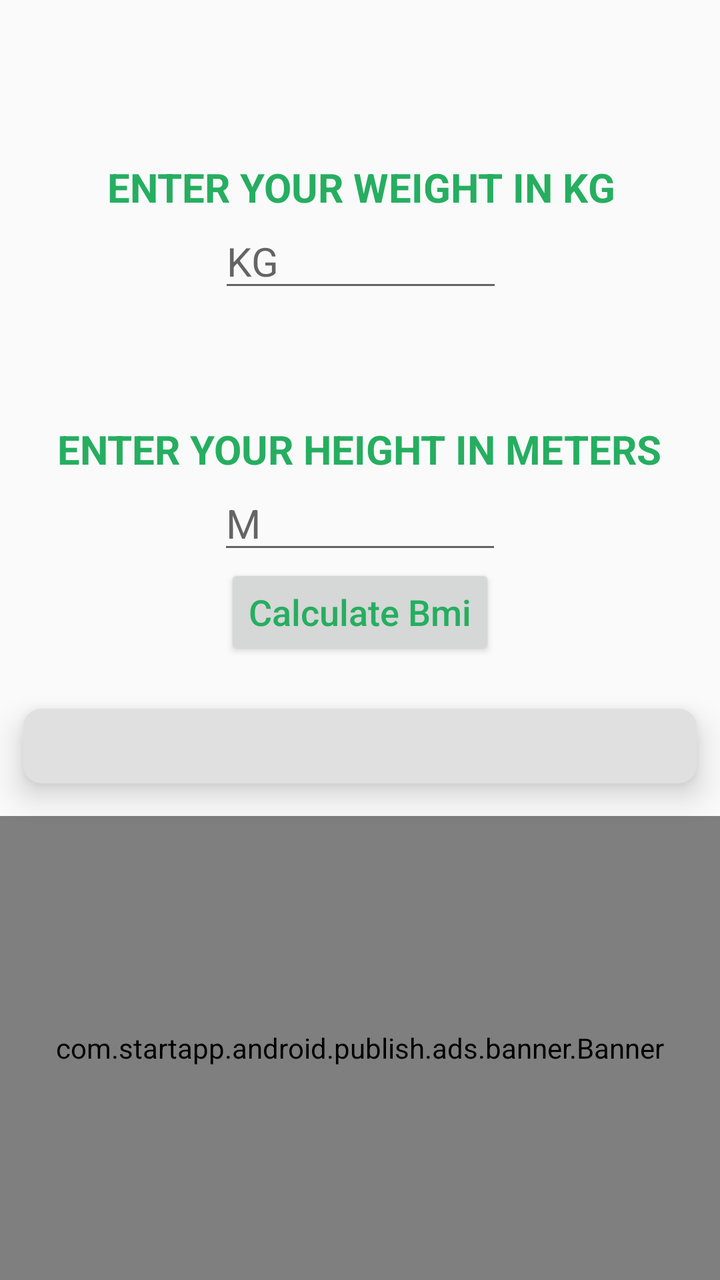
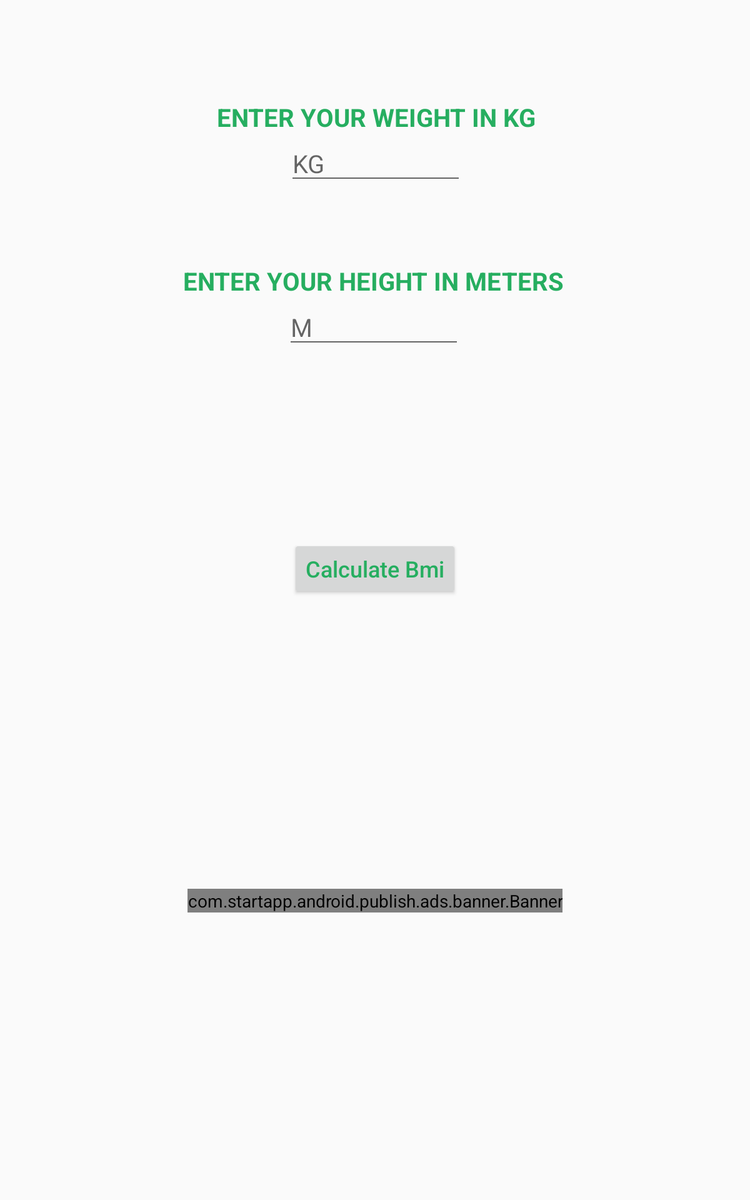

Two renders of one Android screen. The first uses the default layout on a phone; the second uses the alternative layout the repository ships for a different screen configuration, on a matching device. The two XML files are below.
<!-- AndroidManifest.xml: application theme AppTheme -->
<!-- res/layout/fragment_first.xml -->
<?xml version="1.0" encoding="utf-8"?>
<androidx.constraintlayout.widget.ConstraintLayout  xmlns:android="http://schemas.android.com/apk/res/android"

    xmlns:app="http://schemas.android.com/apk/res-auto"
    xmlns:tools="http://schemas.android.com/tools"
    android:layout_width="match_parent"
    android:layout_height="match_parent"
    android:orientation="vertical">
    

    <TextView
        android:id="@+id/textView"
        android:layout_width="wrap_content"
        android:layout_height="0dp"
        android:layout_gravity="center_horizontal"
        android:layout_marginTop="80dp"
        android:gravity="center_horizontal"
        android:text="@string/weight"
        android:textAppearance="@style/TextAppearance.AppCompat.Medium.convertText"
        android:textColor="@color/LightGreenYellow"
        android:textSize="20sp"
        app:layout_constraintEnd_toEndOf="parent"
        app:layout_constraintHorizontal_bias="0.502"
        app:layout_constraintStart_toStartOf="parent"
        app:layout_constraintTop_toTopOf="parent" />

    <EditText
        android:id="@+id/weight"
        android:layout_width="wrap_content"
        android:layout_height="wrap_content"
        android:layout_gravity="center_horizontal"
        android:ems="6"
        android:hint="@string/kg"
        android:inputType="number|numberDecimal"
        android:textSize="20sp"
        app:layout_constraintEnd_toEndOf="@+id/textView"
        app:layout_constraintStart_toStartOf="@+id/textView"
        app:layout_constraintTop_toBottomOf="@+id/textView" />

    <TextView
        android:id="@+id/textView2"
        android:layout_width="wrap_content"
        android:layout_height="wrap_content"
        android:layout_gravity="center_horizontal"
        android:layout_marginTop="60dp"
        android:gravity="center_horizontal"
        android:text="@string/height"
        android:textAppearance="@style/TextAppearance.AppCompat.Medium.convertText"
        android:textColor="@color/LightGreenYellow"
        android:textSize="20sp"
        app:layout_constraintEnd_toEndOf="parent"
        app:layout_constraintHorizontal_bias="0.496"
        app:layout_constraintStart_toStartOf="parent"
        app:layout_constraintTop_toBottomOf="@+id/weight" />

    <EditText
        android:id="@+id/height"
        android:layout_width="wrap_content"
        android:layout_height="wrap_content"
        android:layout_gravity="center_horizontal"
        android:ems="6"
        android:hint="@string/m"
        android:inputType="number|numberDecimal"
        android:textSize="20sp"
        app:layout_constraintEnd_toEndOf="@+id/textView2"
        app:layout_constraintStart_toStartOf="@+id/textView2"
        app:layout_constraintTop_toBottomOf="@+id/textView2" />

    <Button
        android:id="@+id/calc"
        android:layout_width="wrap_content"
        android:layout_height="wrap_content"
        android:layout_gravity="center_horizontal"
        android:text="@string/calc_bmi"
        android:textAppearance="@style/TextAppearance.AppCompat.Body2"
        android:textColor="@color/LightGreenYellow"
        android:textSize="18sp"
        app:layout_constraintBottom_toTopOf="@+id/resultCard"
        app:layout_constraintEnd_toEndOf="parent"
        app:layout_constraintStart_toStartOf="parent"
        app:layout_constraintTop_toBottomOf="@+id/height"
        app:layout_constraintVertical_bias="0.347" />

    <com.startapp.android.publish.ads.banner.Banner
        android:id="@+id/startAppBanner"
        android:layout_width="0dp"
        android:layout_height="0dp"
        android:layout_alignParentBottom="true"
        android:layout_centerHorizontal="true"
        android:layout_gravity="bottom|center"
        app:layout_constraintBottom_toBottomOf="parent"
        app:layout_constraintEnd_toEndOf="parent"
        app:layout_constraintStart_toStartOf="parent"
        app:layout_constraintTop_toBottomOf="@+id/resultCard" />

    <androidx.cardview.widget.CardView
        android:id="@+id/resultCard"
        android:layout_width="match_parent"
        android:layout_height="wrap_content"
        android:layout_marginTop="8dp"
        app:cardBackgroundColor="@color/colorPrimary"
        app:cardCornerRadius="9dp"
        app:cardElevation="9dp"
        app:cardUseCompatPadding="true"
        app:contentPadding="4dp"
        app:layout_constraintEnd_toEndOf="parent"
        app:layout_constraintHorizontal_bias="0.482"
        app:layout_constraintStart_toStartOf="parent"
        app:layout_constraintTop_toBottomOf="@+id/calc">

        <TextView
            android:id="@+id/result"
            android:layout_width="match_parent"
            android:layout_height="wrap_content"
            android:layout_gravity="center_horizontal"
            android:gravity="center_horizontal"
            android:textColor="@android:color/black"
            android:textIsSelectable="true"
            android:textSize="22sp"
            android:textStyle="bold|italic" />
    </androidx.cardview.widget.CardView>


</androidx.constraintlayout.widget.ConstraintLayout>
<!-- resources referenced by this layout -->
<resources>
  <color name="LightGreenYellow">#26AE60</color>
  <color name="colorPrimary">#e0e0e0</color>
  <string name="calc_bmi">Calculate Bmi</string>
  <string name="height">Enter Your Height in Meters </string>
  <string name="kg">KG</string>
  <string name="m">M</string>
  <string name="weight">Enter your Weight in Kg</string>
  <style name="TextAppearance.AppCompat.Medium.convertText">
          <item name="android:textAllCaps">true</item>
          <item name="android:textColor">@color/darkGreenYellow</item>
          <item name="android:textStyle">bold</item>
  
      </style>
  <style name="AppTheme" parent="Theme.AppCompat.Light.DarkActionBar">
          
          <item name="colorPrimary">@color/colorPrimary</item>
          <item name="colorPrimaryDark">@color/colorPrimaryDark</item>
          <item name="colorAccent">@color/colorAccent</item>
  
  
  
      </style>
  <color name="darkGreenYellow">#019031</color>
  <color name="colorPrimaryDark">#8c8c8c</color>
  <color name="colorAccent">#338a3e</color>
</resources>
<!-- res/layout-sw600dp/fragment_first.xml (the repository's variant of the layout above) -->
<!-- drawn on a 7-inch tablet held upright -->
<?xml version="1.0" encoding="utf-8"?>
<androidx.constraintlayout.widget.ConstraintLayout  xmlns:android="http://schemas.android.com/apk/res/android"

    xmlns:app="http://schemas.android.com/apk/res-auto"
    xmlns:tools="http://schemas.android.com/tools"
    android:layout_width="match_parent"
    android:layout_height="match_parent"
    android:orientation="vertical">
    

    <TextView
        android:id="@+id/textView"
        android:layout_width="wrap_content"
        android:layout_height="0dp"
        android:layout_gravity="center_horizontal"
        android:layout_marginTop="80dp"
        android:gravity="center_horizontal"
        android:text="@string/weight"
        android:textAppearance="@style/TextAppearance.AppCompat.Medium.convertText"
        android:textColor="@color/LightGreenYellow"
        android:textSize="20sp"
        app:layout_constraintEnd_toEndOf="parent"
        app:layout_constraintHorizontal_bias="0.502"
        app:layout_constraintStart_toStartOf="parent"
        app:layout_constraintTop_toTopOf="parent" />

    <EditText
        android:id="@+id/weight"
        android:layout_width="wrap_content"
        android:layout_height="wrap_content"
        android:layout_gravity="center_horizontal"
        android:ems="6"
        android:hint="@string/kg"
        android:inputType="number|numberDecimal"
        android:textSize="20sp"
        app:layout_constraintEnd_toEndOf="@+id/textView"
        app:layout_constraintStart_toStartOf="@+id/textView"
        app:layout_constraintTop_toBottomOf="@+id/textView" />

    <TextView
        android:id="@+id/textView2"
        android:layout_width="wrap_content"
        android:layout_height="wrap_content"
        android:layout_gravity="center_horizontal"
        android:layout_marginTop="60dp"
        android:gravity="center_horizontal"
        android:text="@string/height"
        android:textAppearance="@style/TextAppearance.AppCompat.Medium.convertText"
        android:textColor="@color/LightGreenYellow"
        android:textSize="20sp"
        app:layout_constraintEnd_toEndOf="parent"
        app:layout_constraintHorizontal_bias="0.496"
        app:layout_constraintStart_toStartOf="parent"
        app:layout_constraintTop_toBottomOf="@+id/weight" />

    <EditText
        android:id="@+id/height"
        android:layout_width="wrap_content"
        android:layout_height="wrap_content"
        android:layout_gravity="center_horizontal"
        android:ems="6"
        android:hint="@string/m"
        android:inputType="number|numberDecimal"
        android:textSize="20sp"
        app:layout_constraintEnd_toEndOf="@+id/textView2"
        app:layout_constraintStart_toStartOf="@+id/textView2"
        app:layout_constraintTop_toBottomOf="@+id/textView2" />

    <Button
        android:id="@+id/calc"
        android:layout_width="wrap_content"
        android:layout_height="wrap_content"
        android:layout_gravity="center_horizontal"
        android:text="@string/calc_bmi"
        android:textAppearance="@style/TextAppearance.AppCompat.Body2"
        android:textColor="@color/LightGreenYellow"
        android:textSize="18sp"
        app:layout_constraintBottom_toTopOf="@+id/result"
        app:layout_constraintEnd_toEndOf="parent"
        app:layout_constraintStart_toStartOf="parent"
        app:layout_constraintTop_toBottomOf="@+id/height"
        app:layout_constraintVertical_bias="0.347" />

    <TextView
        android:id="@+id/result"
        android:layout_width="0dp"
        android:layout_height="wrap_content"
        android:layout_gravity="center_horizontal"
        android:layout_marginTop="30dp"
        android:layout_marginBottom="124dp"
        android:gravity="center_horizontal"
        android:textColor="@android:color/black"

        android:textIsSelectable="true"
        android:textSize="22sp"
        android:textStyle="bold|italic"
        app:layout_constraintBottom_toBottomOf="parent"
        app:layout_constraintEnd_toEndOf="parent"
        app:layout_constraintHorizontal_bias="0.0"
        app:layout_constraintStart_toStartOf="parent"
        app:layout_constraintTop_toBottomOf="@+id/calc" />

    <com.startapp.android.publish.ads.banner.Banner
        android:id="@+id/startAppBanner"
        android:layout_width="wrap_content"
        android:layout_height="wrap_content"
        android:layout_alignParentBottom="true"
        android:layout_centerHorizontal="true"
        android:layout_marginTop="24dp"
        android:layout_gravity="bottom|center"
        app:layout_constraintEnd_toEndOf="parent"
        app:layout_constraintStart_toStartOf="parent"
        app:layout_constraintTop_toBottomOf="@id/result" />


</androidx.constraintlayout.widget.ConstraintLayout>
<!-- resources referenced by the variant -->
<!-- as a 7-inch tablet held upright resolves them -->
<resources>
  <color name="LightGreenYellow">#26AE60</color>
  <string name="calc_bmi">Calculate Bmi</string>
  <string name="height">Enter Your Height in Meters </string>
  <string name="kg">KG</string>
  <string name="m">M</string>
  <string name="weight">Enter your Weight in Kg</string>
  <style name="TextAppearance.AppCompat.Medium.convertText">
          <item name="android:textAllCaps">true</item>
          <item name="android:textColor">@color/darkGreenYellow</item>
          <item name="android:textStyle">bold</item>
  
      </style>
  <style name="AppTheme" parent="Theme.AppCompat.Light.DarkActionBar">
          
          <item name="colorPrimary">@color/colorPrimary</item>
          <item name="colorPrimaryDark">@color/colorPrimaryDark</item>
          <item name="colorAccent">@color/colorAccent</item>
  
  
  
      </style>
  <color name="darkGreenYellow">#019031</color>
  <color name="colorPrimary">#e0e0e0</color>
  <color name="colorPrimaryDark">#8c8c8c</color>
  <color name="colorAccent">#338a3e</color>
</resources>
